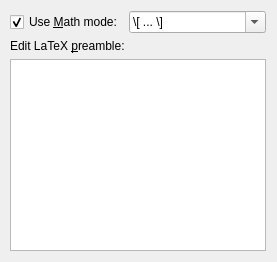
        <widget class="QWidget" name="tabLatexImage">
         <attribute name="title">
          <string>LaTeX</string>
         </attribute>
         <layout class="QGridLayout" name="lyt_gbxLatexImage">
          <property name="leftMargin">
           <number>10</number>
          </property>
          <item row="0" column="0">
           <widget class="QCheckBox" name="chkMathMode">
            <property name="toolTip">
             <string>Check this to use a LaTeX math mode</string>
            </property>
            <property name="text">
             <string>Use &amp;Math mode:</string>
            </property>
            <property name="shortcut">
             <string/>
            </property>
            <property name="checked">
             <bool>true</bool>
            </property>
           </widget>
          </item>
          <item row="0" column="1" colspan="2">
           <widget class="QComboBox" name="cbxMathMode">
            <property name="sizePolicy">
             <sizepolicy hsizetype="Ignored" vsizetype="Fixed">
              <horstretch>0</horstretch>
              <verstretch>0</verstretch>
             </sizepolicy>
            </property>
            <property name="editable">
             <bool>true</bool>
            </property>
            <item>
             <property name="text">
              <string notr="true">\[ ... \]</string>
             </property>
            </item>
            <item>
             <property name="text">
              <string notr="true">$ ... $</string>
             </property>
            </item>
            <item>
             <property name="text">
              <string notr="true">\begin{align*} ... \end{align*}</string>
             </property>
            </item>
            <item>
             <property name="text">
              <string notr="true">\begin{eqnarray*} ... \end{eqnarray*}</string>
             </property>
            </item>
           </widget>
          </item>
          <item row="1" column="0" colspan="3">
           <widget class="QLabel" name="lblPreamble">
            <property name="sizePolicy">
             <sizepolicy hsizetype="Preferred" vsizetype="Fixed">
              <horstretch>0</horstretch>
              <verstretch>0</verstretch>
             </sizepolicy>
            </property>
            <property name="text">
             <string>Edit LaTeX &amp;preamble:</string>
            </property>
            <property name="alignment">
             <set>Qt::AlignLeading|Qt::AlignLeft|Qt::AlignTop</set>
            </property>
            <property name="wordWrap">
             <bool>false</bool>
            </property>
            <property name="buddy">
             <cstring>txtPreamble</cstring>
            </property>
           </widget>
          </item>
          <item row="2" column="0" colspan="3">
           <widget class="KLFLatexEdit" name="txtPreamble">
            <property name="sizePolicy">
             <sizepolicy hsizetype="Expanding" vsizetype="Preferred">
              <horstretch>0</horstretch>
              <verstretch>0</verstretch>
             </sizepolicy>
            </property>
            <property name="font">
             <font>
              <pointsize>8</pointsize>
             </font>
            </property>
            <property name="acceptRichText">
             <bool>false</bool>
            </property>
           </widget>
          </item>
         </layout>
        </widget>
